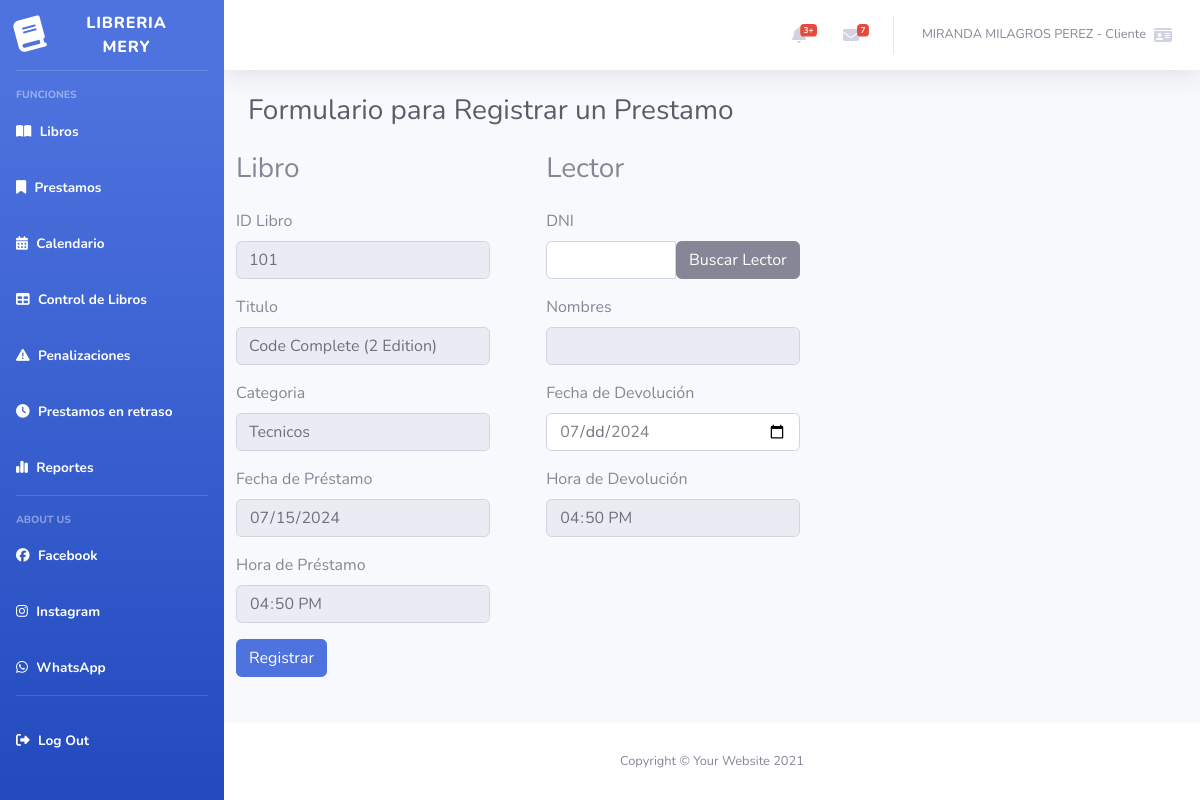
Page /VistaEmpleadoFormPrestamo.php?id_lib=101 (signed in) on the committed database.
### tables this page shows
CREATE TABLE tb_persona (
	id_per			integer			NOT NULL,
    nom_ape			varchar(64)		NOT NULL,
    edad			integer			NOT NULL,
    correo			varchar(64)		NOT NULL,
    direccion		varchar(64)		NULL,
    telefono		varchar(16)		NOT NULL,
    PRIMARY KEY(id_per)
);

CREATE TABLE tb_tipoUsuario (
	id_tipo			integer			NOT NULL,
	rango			varchar(32)		NOT NULL,
	descripcion		varchar(64)		NOT NULL,
	PRIMARY KEY(id_tipo)
);

CREATE TABLE tb_libro (
	id_lib			integer			NOT NULL AUTO_INCREMENT,
    id_est			integer			NOT NULL,
    id_cat			integer			NOT NULL,
    titulo			varchar(32)		NOT NULL,
    descripcion		text			NULL,
    autor			varchar(64)		NOT NULL,
    fec_pub			date			NOT NULL,
    PRIMARY KEY(id_lib),
    FOREIGN KEY(id_est) REFERENCES tb_estado(id_est),
    FOREIGN KEY(id_cat) REFERENCES tb_categoria(id_cat)
)AUTO_INCREMENT = 100;

CREATE TABLE tb_categoria (
	id_cat			integer			NOT NULL AUTO_INCREMENT,
    nombre			varchar(32)		NOT NULL,
    PRIMARY KEY(id_cat)
)AUTO_INCREMENT = 10;

### controlador/Control_ClienteMain.php (called while the page is built, shortened)
<?php
require_once "dao/DAO_Usuario.php";
require_once "dao/DAO_Libro.php";
    class Control_ClienteMain
    {
        public function getUserDataC($user_id)
        {
            $dao = new DAO_Usuario();
            $data = $dao->getUserData($user_id);
            $listaDataUsuarios = [];
            foreach ($data as $datausuario) {
                $listaDataUsuarios[] = $datausuario;
            }
            return $listaDataUsuarios;
        }
    }
?>

### dao/DAO_Usuario.php (called while the page is built, shortened)
<?php
require_once(__DIR__ . '/../util/conexion.php');
class DAO_Usuario
{
    public function getUserData($user_id) {
        $cn = new conexion();
        $sql = "select tp.nom_ape, tt.rango from tb_persona tp inner join tb_usuario tu on tu.id_per =tp.id_per inner join tb_tipousuario tt on tu.id_tipo =tt.id_tipo where tp.id_per = $user_id";
        $res = mysqli_query($cn->conecta(), $sql);
        if (mysqli_num_rows($res) > 0) {
            $usuario = mysqli_fetch_assoc($res);
            return $usuario;
        } else {
            return null;
        }
    }
}
?>

### util/conexion.php (called while the page is built, shortened)
<?php
class conexion
{
    private $cn = null;
    function conecta()
    {
        if ($this->cn == null) {
            $this->cn = mysqli_connect("localhost", "root", "", "bdprestamos");
        }
        return $this->cn;
    }
}

### dao/DAO_Libro.php (called while the page is built, shortened)
<?php
require_once(__DIR__ . '/../util/conexion.php');
class DAO_Libro
{
    public function consultarLibro($id) {
        $cn = new conexion();
        $c = $cn->conecta();
        $sql = "
            select tl.id_lib, tl.titulo, tl.descripcion, tl.autor, tl.fec_pub, tc.nombre, tl.id_est
            from tb_libro tl
            inner join tb_categoria tc on tl.id_cat = tc.id_cat
            where tl.id_lib = ?
        ";
        $stm = $c->prepare($sql);
        $stm->bind_param("s", $id);
        $stm->execute();
        $stm->bind_result($id_lib, $titulo, $descripcion, $autor, $fec_pub, $categoria, $id_est);
        $libro = null;
        if ($stm->fetch()) {
            $libro = [
                'id_lib' => $id_lib,
                'titulo' => $titulo,
                'descripcion' => $descripcion,
                'autor' => $autor,
                'fec_pub' => $fec_pub,
                'categoria' => $categoria,
                'id_est' => $id_est
            ];
        }
        return $libro;
    }
}
?>

### VistaEmpleadoFormPrestamo.php (the view, shortened to what this page needs)
<?php
include "controlador/Control_ClienteMain.php";
require_once 'dao/DAO_Libro.php';
if(isset($_SESSION['user_id'])) {
    $user_id = $_SESSION['user_id'];
    $control = new Control_ClienteMain();
    $userdata = $control->getUserDataC($user_id);
} else {
    header("Location: Index.php");
    exit();
}
?>
<!DOCTYPE html>
<html lang="en">
<head>
    <link href="vendor/fontawesome-free/css/all.min.css" rel="stylesheet" type="text/css">
    <link href="css/sb-admin-2.min.css" rel="stylesheet">
    <link rel="stylesheet" href="css/cssForm.css">
    <link rel="stylesheet" href="https://use.fontawesome.com/releases/v6.5.2/css/all.css">
</head>
<body id="page-top">
    <?php
        if (isset($_GET['id_lib'])) {
            $id_lib = $_GET['id_lib'];
        }else {
            echo "No se ha proporcionado el ID del libro.";
        }
    ?>
    <div id="wrapper">
        <ul class="navbar-nav bg-gradient-primary sidebar sidebar-dark accordion" id="accordionSidebar">
            <a class="sidebar-brand d-flex align-items-center justify-content-center" href="VistaEmpleadoMain.php">
                <div class="sidebar-brand-icon rotate-n-15">
                    <i class="fa-solid fa-book"></i>
                </div>
                <div class="sidebar-brand-text mx-3">Libreria Mery </div>
            </a>
            <hr class="sidebar-divider">
            <div class="sidebar-heading">
                Funciones
            </div>
            <li class="nav-item active">
                <a class="nav-link" href="VistaEmpleadoMain.php">
                    <i class="fa-solid fa-book-open"></i>
                    <span>Libros</span></a>
            </li>
            <li class="nav-item active">
                <a class="nav-link" href="VistaEmpleadoPrestamos.php">
                    <i class="fa-solid fa-bookmark"></i>
                    <span>Prestamos</span></a>
            </li>
            <li class="nav-item active">
                <a class="nav-link" href="#">
                    <i class="fa-solid fa-calendar-alt"></i>
                    <span>Calendario</span></a>
            </li>
            <li class="nav-item active">
                <a class="nav-link" href="VistaEmpleadoConLib.php">
                    <i class="fa-solid fa-table"></i>
                    <span>Control de Libros</span></a>
            </li>
            <li class="nav-item active">
                <a class="nav-link" href="VistaEmpleadoPenalizacion.php">
                    <i class="fa-solid fa-triangle-exclamation"></i>
                    <span>Penalizaciones</span></a>
            </li>
            <li class="nav-item active">
                <a class="nav-link" href="VistaEmpleadoPrestamoRetraso.php">
                    <i class="fa-solid fa-clock"></i>
                    <span>Prestamos en retraso</span></a>
            </li>
            <li class="nav-item active">
                <a class="nav-link" href="VistaEmpleadoReportes.php">
                    <i class="fa-solid fa-chart-simple"></i>
                    <span>Reportes</span></a>
            </li>
            <hr class="sidebar-divider">
            <div class="sidebar-heading">
                About us
            </div>
            <li class="nav-item active">
                <a class="nav-link" href="index.php">
                    <i class="fa-brands fa-facebook"></i>
                    <span>Facebook</span></a>
            </li>
            <li class="nav-item active">
                <a class="nav-link" href="index.php">
                    <i class="fa-brands fa-instagram"></i>
                    <span>Instagram</span></a>
            </li>
            <li class="nav-item active">
                <a class="nav-link" href="index.php">
                    <i class="fa-brands fa-whatsapp"></i>
                    <span>WhatsApp</span></a>
            </li>
            <hr class="sidebar-divider">
            <li class="nav-item active">
                <a class="nav-link" href="controlador/Control_Logout.php">
                    <i class="fa-solid fa-right-from-bracket"></i>
                    <span>Log Out</span></a>
            </li>
        </ul>
        <div id="content-wrapper" class="d-flex flex-column">
            <div id="content">
                <nav class="navbar navbar-expand navbar-light bg-white topbar mb-4 static-top shadow">
                    <ul class="navbar-nav ml-auto">
                        <li class="nav-item dropdown no-arrow mx-1">
                            <a class="nav-link dropdown-toggle" href="#" id="alertsDropdown" role="button"
                                data-toggle="dropdown" aria-haspopup="true" aria-expanded="false">
                                <i class="fas fa-bell fa-fw"></i>
                                <span class="badge badge-danger badge-counter">3+</span>
                            </a>
                        </li>
                        <li class="nav-item dropdown no-arrow mx-1">
                            <a class="nav-link dropdown-toggle" href="#" id="messagesDropdown" role="button"
                                data-toggle="dropdown" aria-haspopup="true" aria-expanded="false">
                                <i class="fas fa-envelope fa-fw"></i>
                                <span class="badge badge-danger badge-counter">7</span>
                            </a>
                        </li>
                        <li class="nav-item dropdown no-arrow">
                            <a class="nav-link dropdown-toggle" href="#" id="userDropdown" role="button"
                                data-toggle="dropdown" aria-haspopup="true" aria-expanded="false">
                                <span class="mr-2 d-none d-lg-inline text-gray-600 small"><?=$userdata[0]?> - <?=$userdata[1]?></span>
                                <i class="fa-solid fa-id-card"></i>
                            </a>
                        </li>
                    </ul>
                </nav>
                <div class="container-fluid">
                    <div class="d-sm-flex align-items-center justify-content-between mb-4">
                        <h1 class="h3 mb-0 text-gray-800">Formulario para Registrar un Prestamo</h1>
                    </div>
                    <?php
                    $daolibro = new DAO_Libro();
                    $arraylibro = $daolibro->consultarLibro($id_lib);
                    $titulo = $arraylibro['titulo'];
                    $categoria = $arraylibro['categoria'];
                    ?>
                    <div class="row">
                        <form id="formPrestamo" method="POST">
                            <div class="columns">
                                <div class="column">
                                    <div class="form-group">
                                        <h3>Libro</h3>
                                    </div>
                                    <div class="form-group">
                                        <label for="id_lib">ID Libro</label>
                                        <input type="number" class="form-control" id="id_lib" name="id_lib" value="<?php echo $id_lib; ?>" readonly>
                                    </div>
                                    <div class="form-group">
                                        <label for="titulo">Titulo</label>
                                        <input type="text" class="form-control" id="titulo" name="titulo" value="<?php echo $titulo; ?>" readonly>
                                    </div>
                                    <div class="form-group">
                                        <label for="categoria">Categoria</label>
                                        <input type="text" class="form-control" id="categoria" name="categoria" value="<?php echo $categoria; ?>" readonly>
                                    </div>
                                    <div class="form-group">
                                        <label for="fec_pre">Fecha de Préstamo</label>
                                        <input type="date" class="form-control" id="fec_pre" name="fec_pre" readonly>
                                    </div>
                                    <div class="form-group">
                                        <label for="hor_pre">Hora de Préstamo</label>
                                        <input type="time" class="form-control" id="hor_pre" name="hor_pre" readonly>
                                    </div>
                                </div>
                                <div class="column">
                                    <div class="form-group">
                                        <h3>Lector</h3>
                                    </div>
                                    <div class="form-group">
                                        <label for="dni">DNI</label>
                                        <div class="input-group">
                                            <input type="number" class="form-control" id="dni" name="dni">
                                            <button type="button" class="btn btn-secondary" id="buscar_lector">Buscar Lector</button>
                                        </div>
                                    </div>
                                    <div class="form-group">
                                        <label for="nombres">Nombres</label>
                                        <input type="text" class="form-control" id="nombres" name="nombres" readonly>
                                    </div>
                                    <div class="form-group">
                                        <label for="fec_dev">Fecha de Devolución</label>
                                        <input type="date" class="form-control" id="fec_dev" name="fec_dev" required>
                                    </div>
                                    <div class="form-group">
                                        <label for="hor_dev">Hora de Devolución</label>
                                        <input type="time" class="form-control" id="hor_dev" name="hor_dev" readonly>
                                    </div>
                                </div>
                            </div>
                            <button type="submit" class="btn btn-primary" >Registrar</button>
                        </form>
                    </div>
                </div>
            </div>
            <footer class="sticky-footer bg-white">
                <div class="container my-auto">
                    <div class="copyright text-center my-auto">
                        <span>Copyright &copy; Your Website 2021</span>
                    </div>
                </div>
            </footer>
        </div>
    </div>
</body>
</html>

### css/cssForm.css (style rules this page uses)
.columns { display: flex; justify-content: space-between; width: 100%; max-width: 600px; }
.column { display: flex; flex-direction: column; width: 45%; }

### rows in the picture
tb_persona: nom_ape "MIRANDA MILAGROS PEREZ", tb_tipousuario.rango "Cliente"
tb_libro: titulo "Code Complete (2 Edition)", categoria "Tecnicos"
